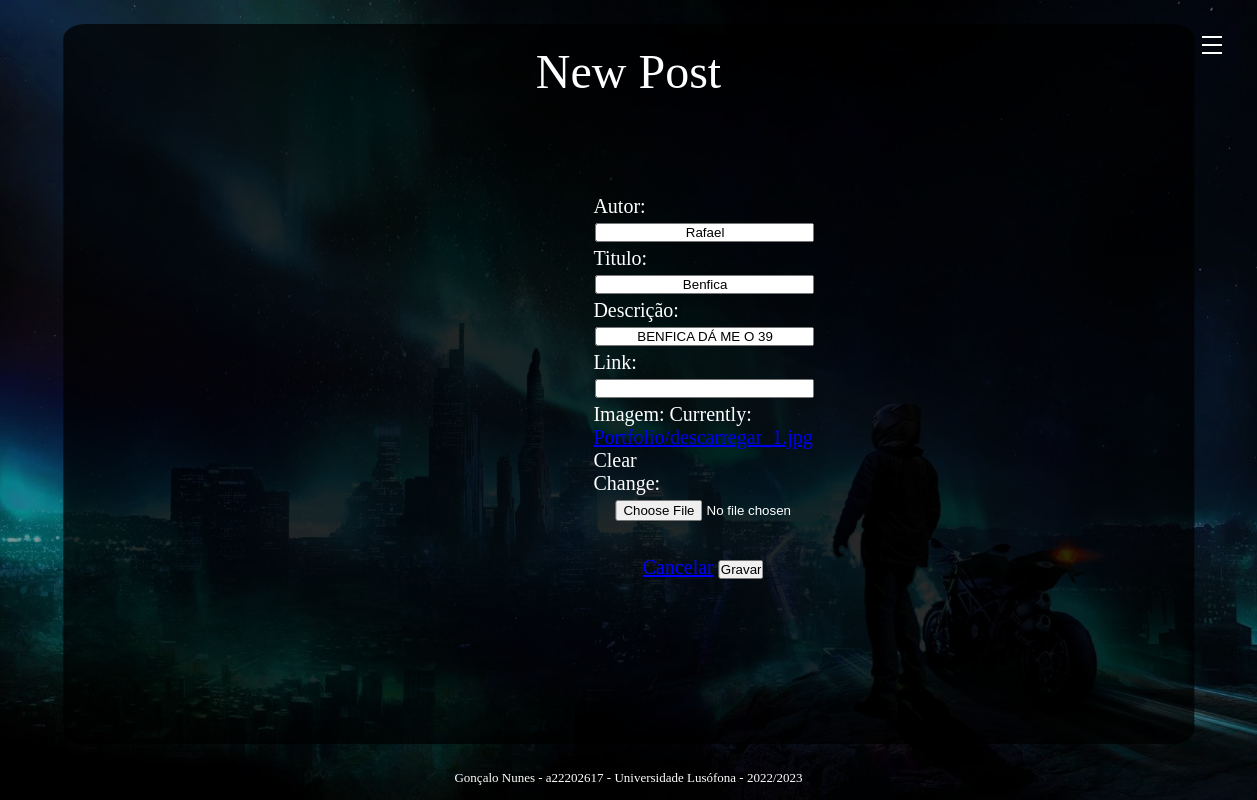
The app's page /edita/2 with its own data.
### Portfolio/models.py (models this page shows, shortened)
class Post(models.Model):
    autor = models.CharField(max_length=50)
    data = models.DateTimeField(auto_now_add=True)
    titulo = models.CharField(max_length=200)
    descrição = models.CharField(max_length=450)
    link = models.CharField(max_length=200, blank=True)
    imagem = models.ImageField(upload_to='Portfolio/', null=True, blank=True)

### Portfolio/views.py (the view)
# urls.py: path('edita/<int:post_id>', views.edita_post_view, name='edita'),
def edita_post_view(request, post_id):
    post = get_object_or_404(Post, id=post_id)
    if request.method == 'POST':
        form = PostForm(request.POST, request.FILES, instance=post)
        if form.is_valid():
            form.save()
            return redirect('home')
    else:
        form = PostForm(instance=post)
    context = {'form': form, 'post_id': post_id}
    return render(request, 'portfolio/edita.html', context)

### Portfolio/forms.py
class PostForm(ModelForm):
    class Meta:
        model = Post
        fields = '__all__'
        error_messages = {
            'imagem': {'required': 'Insira uma imagem.'},
        }

### Portfolio/templates/portfolio/edita.html (shortened to what this page needs)
{% extends "portfolio/layout.html" %}
{% block styles %}
    {% load static %}
    <link rel="stylesheet" href="{% static 'portfolio/css/new.css' %}" />
{% endblock styles %}
{% block content %}
    <div class="title">New Post</div>
      <article>
        <form action="{% url 'edita' post_id %}" method="POST" enctype="multipart/form-data">
            <div class="Form">{{ form.as_p }}</div>
            <a href="{% url 'home' %}" role="button" style="color: blue">Cancelar</a>
            <input type="submit" value="Gravar">
        </form>
      </article>
{% endblock content %}

### Portfolio/static/portfolio/css/new.css (style rules this page uses)
* { box-sizing: border-box; padding: 0; margin: 0; }
body { background: linear-gradient(90deg, #000000, #261055); background-image: linear-gradient(rgba(0, 0, 0, 0.5), rgba(0, 0, 0, 0.384)), url(/static/portfolio/img/background.jpg); background-repeat: no-repeat; background-position: center; background-size: cover; background-attachment: fixed; display: flex; justify-content: center; align-items: center; font-size: 3em; }
.content > article { display: flex; font-size: 20px; border: 10px solid #00000000; padding: 24px; width: 90%; height: 90%; scroll-padding: 24px; border-radius: 8px; gap: 12px; margin: 2rem auto; }
.title { padding: 20px 20px 0px 20px; }
.Form { text-align: left; padding: 20px; margin: 10px 420px; color: white; }
.Form input { text-align: center; padding: 0px 20px; margin: 5px 2px; width: 100%; }

### records on screen
Post: autor "Rafael", titulo "Benfica", descrição "BENFICA DÁ ME O 39"
